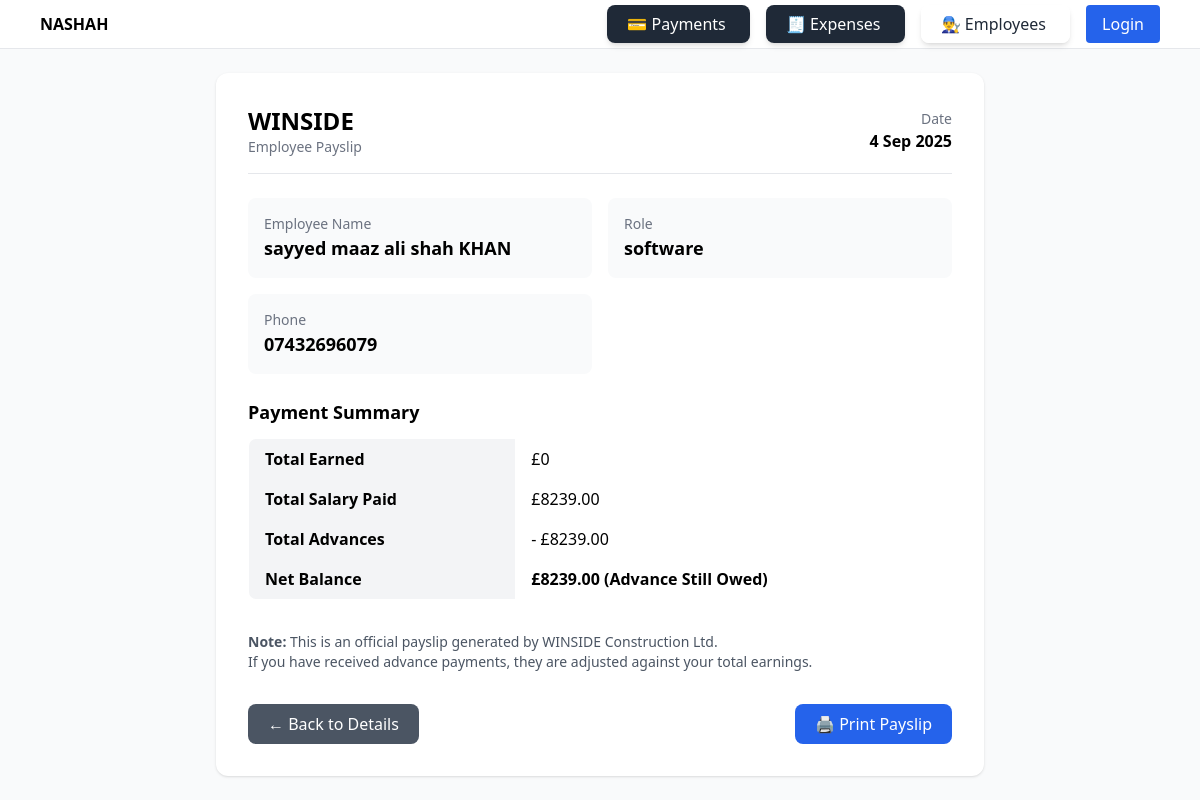
/employees/1/payslip/, run on the app's committed database.
### employees/models.py (models this page shows, shortened)
class ContractualEmployee(models.Model):
    name = models.CharField(max_length=100)
    phone = models.CharField(max_length=15, blank=True, null=True)
    role = models.CharField(max_length=100, blank=True, null=True)
    @property
    def total_earned(self):
        return sum(wr.quantity * wr.item_price for wr in self.work_records.all())
    @property
    def total_salary_paid(self):
        return sum(p.amount for p in self.salary_payments.all())
    @property
    def balance(self):
        return self.total_earned - self.total_salary_paid
    @property
    def total_advances(self):
        extra = self.total_salary_paid - self.total_earned
        return extra if extra > 0 else 0

class SalaryPayment(models.Model):
    employee = models.ForeignKey(
        "employees.ContractualEmployee",
        on_delete=models.CASCADE,
        related_name="salary_payments"
    )
    amount = models.DecimalField(max_digits=10, decimal_places=2)
    date = models.DateField(default=timezone.now)
    description = models.TextField(blank=True, null=True)  # ✅ new field

### employees/views.py (the view)
# urls.py: path("<int:employee_id>/payslip/", views.payslip, name="payslip"),
def payslip(request, employee_id):
    employee = get_object_or_404(ContractualEmployee, id=employee_id)
    return render(request, "employees/payslip.html", {
        "employee": employee,
        "today": date.today(),
    })

### employees/templates/employees/payslip.html (shortened to what this page needs)
{% extends "base.html" %}
{% block content %}
<div class="max-w-3xl mx-auto bg-white p-8 rounded-xl shadow">
  <div class="flex justify-between items-center mb-6 border-b pb-4">
    <div>
      <h1 class="text-2xl font-bold">WINSIDE</h1>
      <p class="text-gray-500 text-sm">Employee Payslip</p>
    </div>
    <div class="text-right">
      <p class="text-sm text-gray-500">Date</p>
      <p class="font-semibold">{{ today }}</p>
    </div>
  </div>
  <div class="grid grid-cols-1 md:grid-cols-2 gap-4 mb-6">
    <div class="bg-gray-50 p-4 rounded-lg">
      <p class="text-sm text-gray-500">Employee Name</p>
      <p class="text-lg font-semibold">{{ employee.name }}</p>
    </div>
    <div class="bg-gray-50 p-4 rounded-lg">
      <p class="text-sm text-gray-500">Role</p>
      <p class="text-lg font-semibold">{{ employee.role|default:"—" }}</p>
    </div>
    <div class="bg-gray-50 p-4 rounded-lg">
      <p class="text-sm text-gray-500">Phone</p>
      <p class="text-lg font-semibold">{{ employee.phone|default:"—" }}</p>
    </div>
  </div>
  <div class="summary mb-8">
    <h3 class="text-lg font-semibold mb-3">Payment Summary</h3>
    <table class="w-full border border-gray-200 rounded-lg overflow-hidden">
      <tr>
        <th class="bg-gray-100 text-left px-4 py-2">Total Earned</th>
        <td class="px-4 py-2">£{{ employee.total_earned }}</td>
      </tr>
      <tr>
        <th class="bg-gray-100 text-left px-4 py-2">Total Salary Paid</th>
        <td class="px-4 py-2">£{{ employee.total_salary_paid }}</td>
      </tr>
      <tr>
        <th class="bg-gray-100 text-left px-4 py-2">Total Advances</th>
        <td class="px-4 py-2">- £{{ employee.total_advances }}</td>
      </tr>
      <tr class="font-bold">
        <th class="bg-gray-100 text-left px-4 py-2">Net Balance</th>
        <td class="px-4 py-2">
          {% if employee.balance > 0 %}
            £{{ employee.balance }} (Payable to Employee)
          {% elif employee.balance < 0 %}
            £{{ employee.balance|stringformat:"s"|slice:"1:" }} (Advance Still Owed)
          {% else %}
            £0 (Cleared)
          {% endif %}
        </td>
      </tr>
    </table>
  </div>
  <div class="text-sm text-gray-600 mb-6">
    <p><strong>Note:</strong> This is an official payslip generated by WINSIDE Construction Ltd.</p>
    <p>If you have received advance payments, they are adjusted against your total earnings.</p>
  </div>
  <div class="flex justify-between mt-8 no-print">
    <a href="{% url 'employees:detail' employee.id %}" class="px-5 py-2 bg-gray-600 text-white rounded-lg hover:bg-gray-700">
      ← Back to Details
    </a>
    <button onclick="window.print()" class="px-5 py-2 bg-blue-600 text-white rounded-lg hover:bg-blue-700">
      🖨 Print Payslip
    </button>
  </div>
</div>
{% endblock %}

### data on the page
ContractualEmployee: name "sayyed maaz ali shah KHAN", role "software", phone "07432696079", total_earned "0", total_salary_paid "8239.00", total_advances "8239.00", balance "8239.00"
